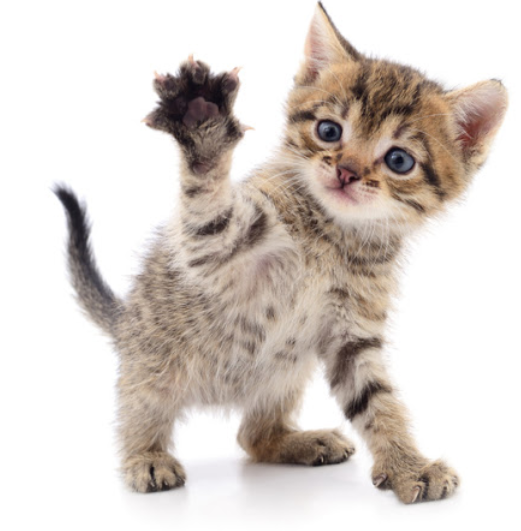
//> input picture opencv_test2/Resources/cat.PNG, 521 x 531 px
$ ./Chapter2   (built with g++ and OpenCV 4)
//> lines starting //> are read from the running program, lines starting //| are printed output that depends on the picture; after the words box and inside, x2 and y2 are one past the last pixel; in counts of white or black regions, pixels touching at a corner belong together
#include<opencv2/imgcodecs.hpp>
#include<opencv2/highgui.hpp>
#include<opencv2/imgproc.hpp>
#include<iostream>

using namespace std;
using namespace cv;

////////////////////// Basic Functions ////////////////////////////

void main() {

	string path = "Resources/cat.png";
	Mat img = imread(path); //Mat = Matrix. DataType of opencv. Handling images.
//> img is the input picture: 531 rows x 521 cols, CV_8UC3; mean B, G, R 201.7, 207.3, 215.7
	Mat imgGray, imgBlur, imgCanny, imgDil, imgErode;

	cvtColor(img, imgGray, COLOR_BGR2GRAY);
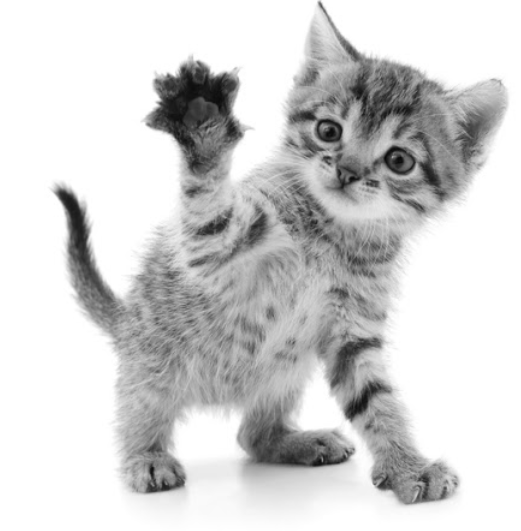
//> imgGray: 531 rows x 521 cols, CV_8UC1; min 7, max 255, mean 209.1
	// 	imgGray = cvtColor(img, COLOR_BGR2GRAY); << Python Style
	GaussianBlur(img, imgBlur, Size(3, 3), 3, 0);
	Canny(imgBlur, imgCanny, 25, 75);
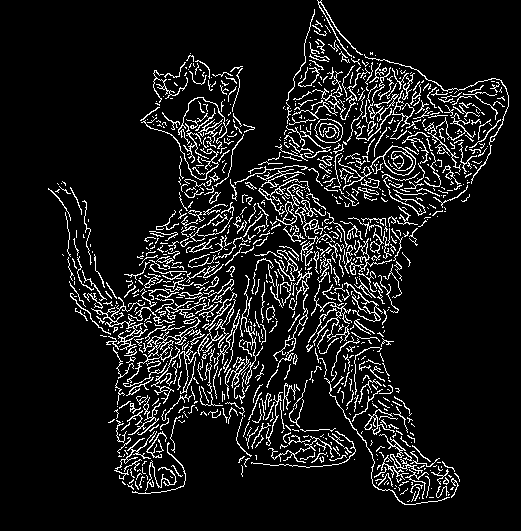
//> imgCanny: 531 rows x 521 cols, CV_8UC1; 9.7% white in thin lines or dots, all inside (x1, y1, x2, y2) = (48, 0, 509, 505)

	Mat kernel = getStructuringElement(MORPH_RECT, Size(3, 3));
	dilate(imgCanny, imgDil, kernel);
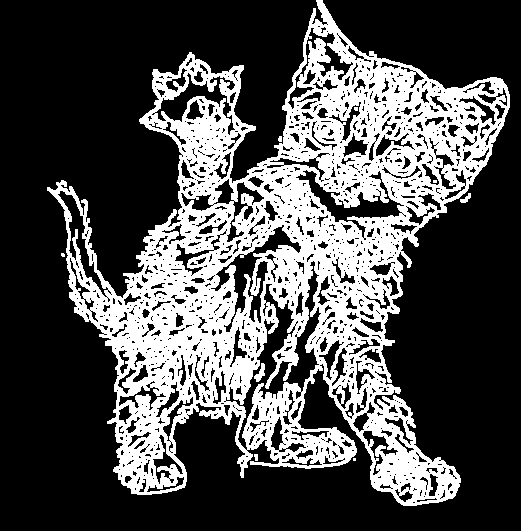
//> imgDil: 531 rows x 521 cols, CV_8UC1; 30.7% white; 9 white regions (4 under 20 px), largest, box (x1, y1, x2, y2) and area: (47, 0, 510, 506) 84757, (254, 363, 265, 382) 102, (460, 193, 471, 203) 54, (254, 454, 258, 461) 24, (278, 136, 282, 142) 21
	erode(imgDil, imgErode, kernel);
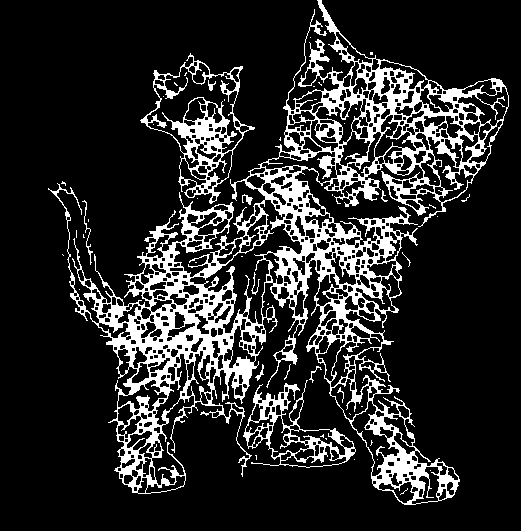
//> imgErode: 531 rows x 521 cols, CV_8UC1; 16.5% white; 52 white regions (40 under 20 px), largest, box (x1, y1, x2, y2) and area: (48, 0, 509, 505) 39649, (140, 53, 255, 204) 3326, (243, 380, 356, 468) 2086

	imshow("Image", img);
	imshow("Image Gray", imgGray);
	imshow("Image Blur", imgBlur);
	imshow("Image Canny", imgCanny);
	imshow("Image Dilation", imgDil);
	imshow("Image Erode", imgErode);
	waitKey(0);

}

$ run again, with opencv_test2/Resources/shapes.png copied over opencv_test2/Resources/cat.PNG
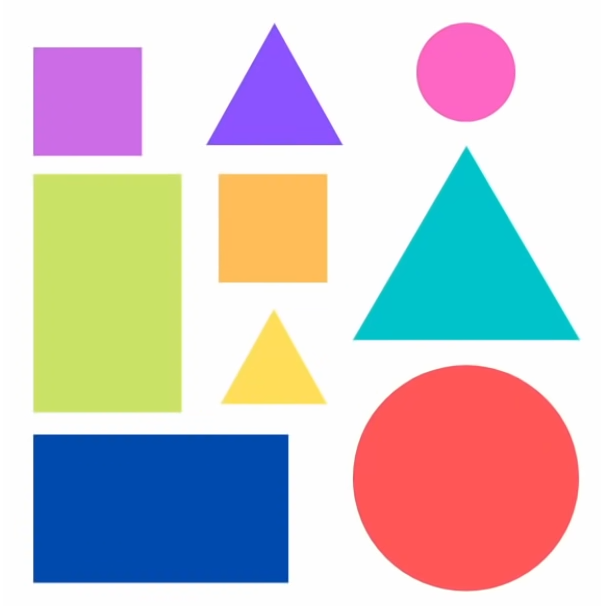
//> input picture opencv_test2/Resources/shapes.png, 601 x 608 px
//> img is the input picture: 608 rows x 601 cols, CV_8UC3; mean B, G, R 199.5, 196.2, 203
//> `Canny(imgBlur, imgCanny, 25, 75);`:
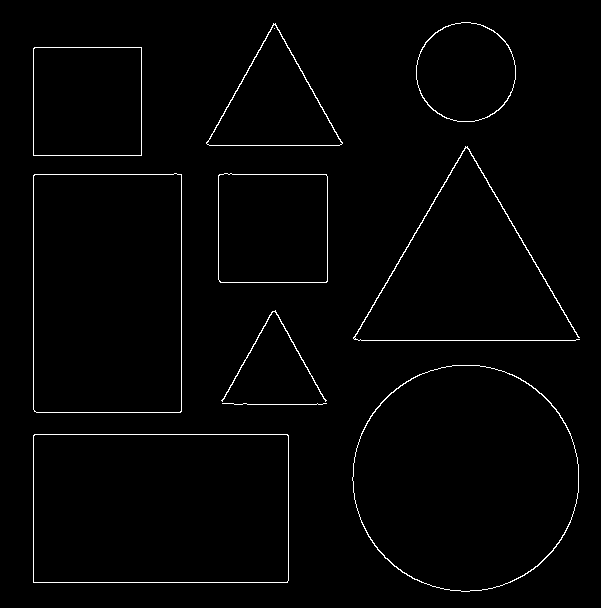
//> imgCanny: 608 rows x 601 cols, CV_8UC1; 1.5% white in thin lines or dots, all inside (x1, y1, x2, y2) = (33, 22, 580, 592)
//> `dilate(imgCanny, imgDil, kernel);`:
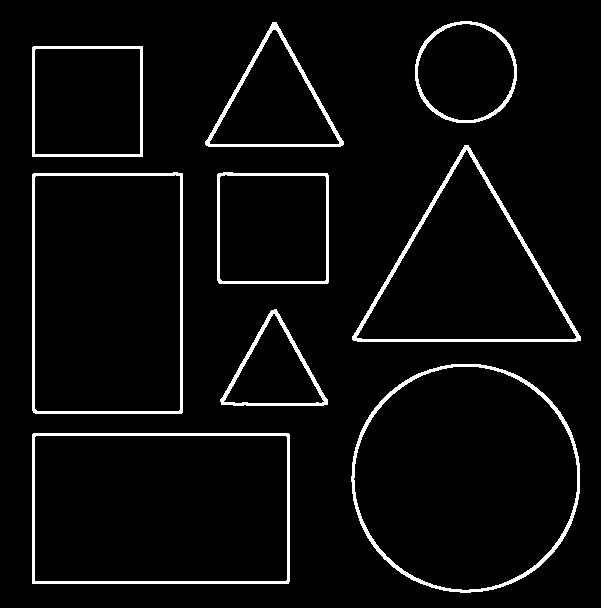
//> imgDil: 608 rows x 601 cols, CV_8UC1; 4.5% white; 9 white regions, largest, box (x1, y1, x2, y2) and area: (351, 364, 580, 593) 2643, (352, 145, 581, 342) 2516, (32, 433, 290, 584) 2417
